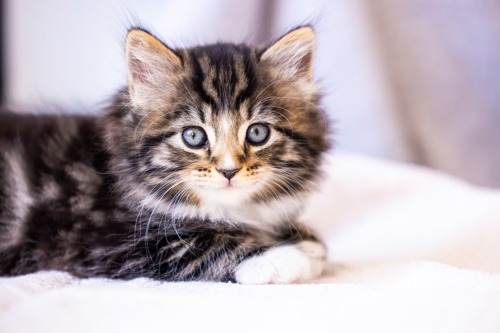
#> input picture photos/cat1.jpg, 500 x 333 px
$ python masking.py
#> lines starting #> are read from the running program, lines starting #| are printed output that depends on the picture; after the words box and inside, x2 and y2 are one past the last pixel; in counts of white or black regions, pixels touching at a corner belong together
import cv2 as cv
import numpy as np

img = cv.imread('photos/cat1.jpg')
#> img is the input picture: shape (333, 500, 3); mean B, G, R 177.9, 172.5, 183.2
cv.imshow('Cats', img)

blank = np.zeros(img.shape[:2], dtype='uint8')
cv.imshow('Blank', blank)

mask = cv.circle(blank.copy(), (img.shape[1]//2, img.shape[0]//2), 150, 255, -1) # The mask is created by drawing a filled circle on a blank image. The center of the circle is set to the center of the original image (img.shape[1]//2, img.shape[0]//2), and the radius is set to 150 pixels. The color of the circle is set to 255 (white) and the thickness is set to -1, which means that the circle will be filled. This mask will be used to isolate the area of interest in the original image.
cv.imshow('Mask', mask)
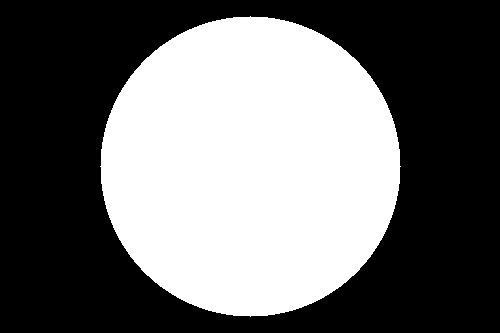
#> window 'Mask': shape (333, 500); 42.5% white; 1 white region, box (x1, y1, x2, y2) and area: (100, 16, 401, 317) 70681

masked = cv.bitwise_and(img, img, mask=mask) # The bitwise AND operation is applied to the original image (img) using itself as both input images and the created mask. This operation will keep the pixel values of the original image where the mask is white (255) and set the pixel values to black (0) where the mask is black (0). As a result, the output image (masked) will show only the area of the original image that corresponds to the white area of the mask, effectively isolating that part of the image.
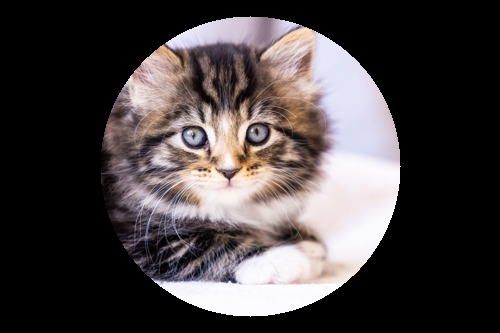
#> masked: shape (333, 500, 3); mean B, G, R 66.9, 66.3, 72.2
cv.imshow('Masked', masked)

cv.waitKey(0)

$ run again, with photos/cat2.jpg copied over photos/cat1.jpg
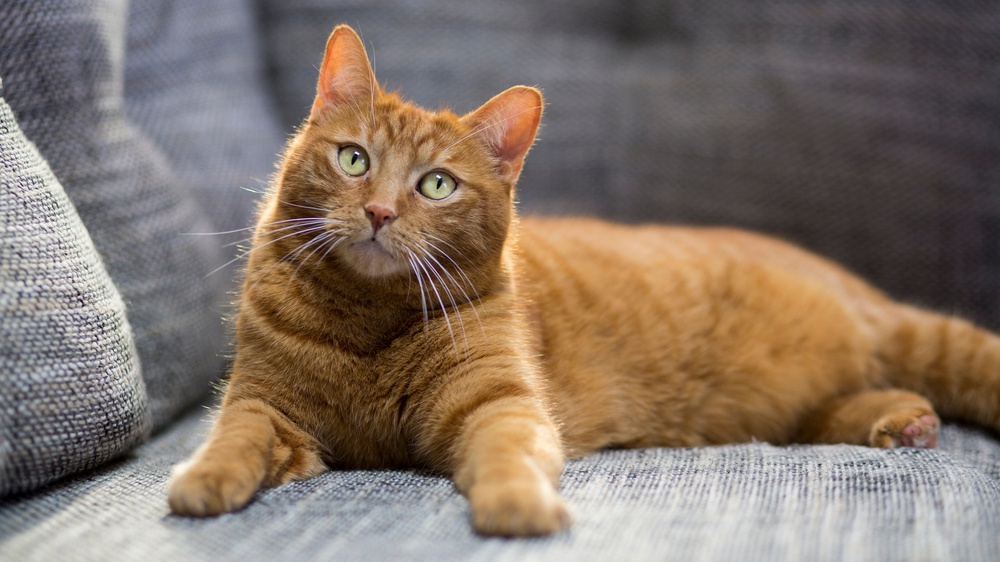
#> input picture photos/cat2.jpg, 1000 x 562 px, shrunk from 2121 x 1193 before the run
#> img is the input picture: shape (562, 1000, 3); mean B, G, R 103.8, 116.1, 131.8
#> `cv.imshow('Mask', mask)`:
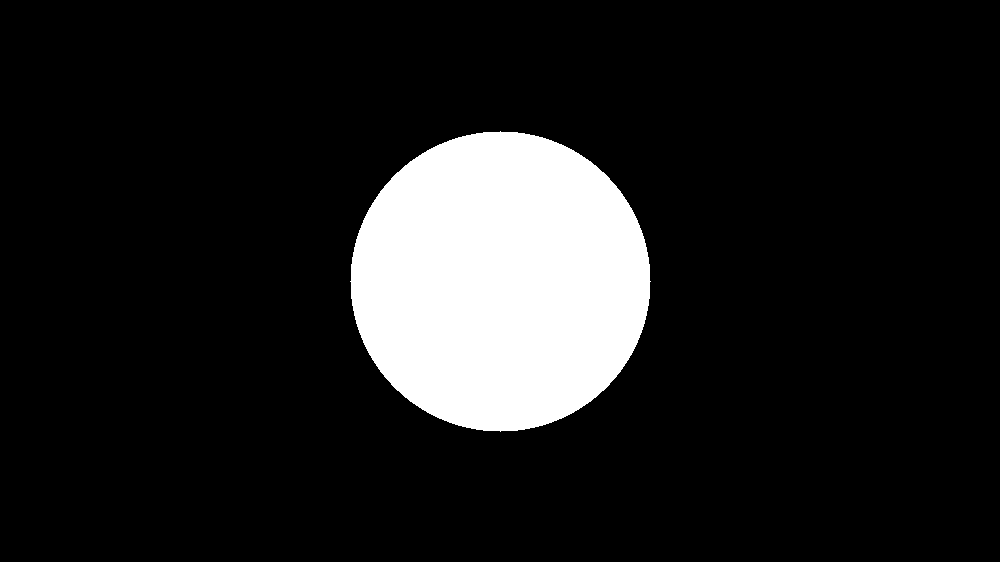
#> window 'Mask': shape (562, 1000); 12.6% white; 1 white region, box (x1, y1, x2, y2) and area: (350, 131, 651, 432) 70681
#> `masked = cv.bitwise_and(img, img, mask=mask)`:
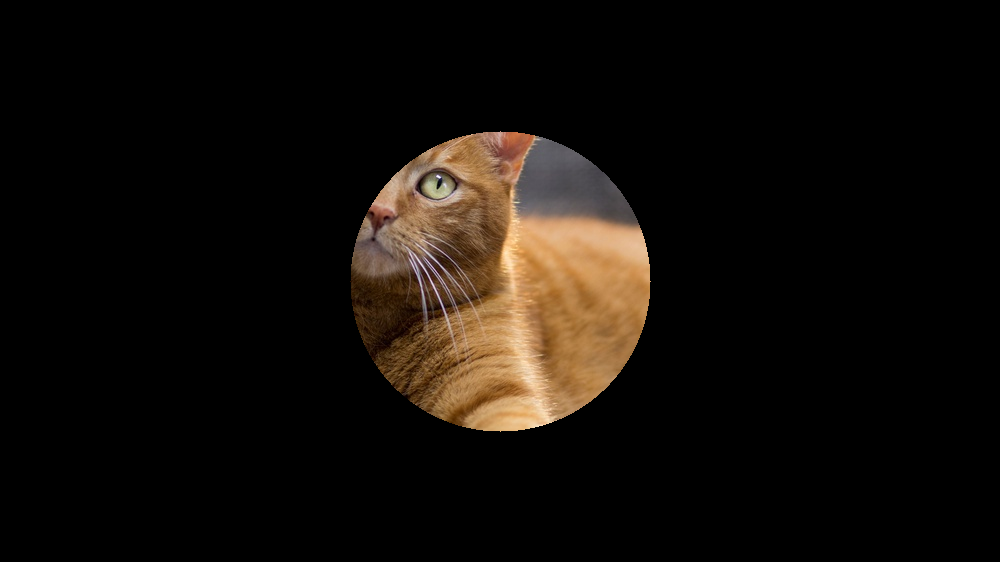
#> masked: shape (562, 1000, 3); mean B, G, R 9.4, 14, 18.8

$ run again, with photos/arg1.jpg copied over photos/cat1.jpg
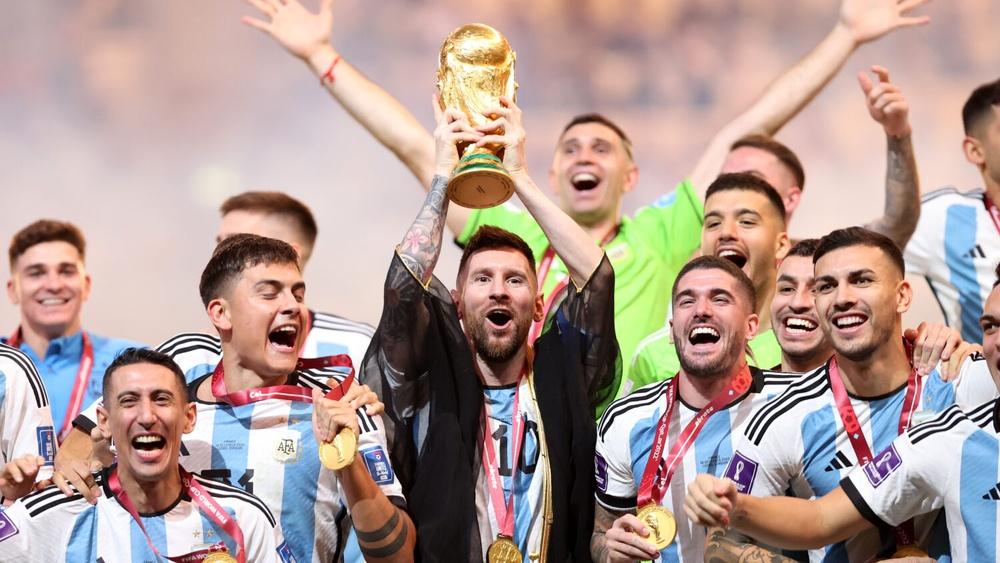
#> input picture photos/arg1.jpg, 1000 x 563 px, shrunk from 1500 x 844 before the run
#> img is the input picture: shape (563, 1000, 3); mean B, G, R 148, 154.8, 177.3
#> `cv.imshow('Mask', mask)`:
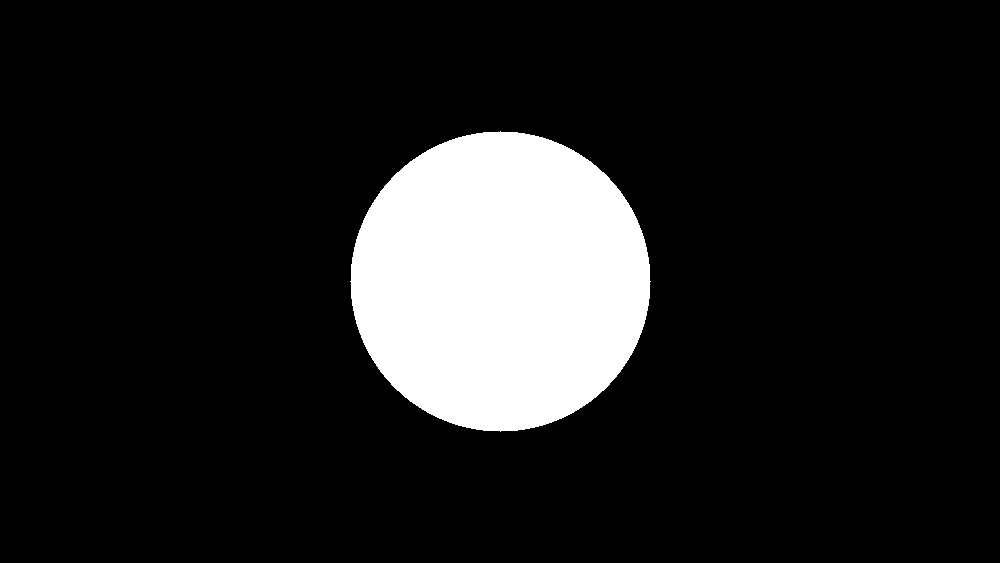
#> window 'Mask': shape (563, 1000); 12.6% white; 1 white region, box (x1, y1, x2, y2) and area: (350, 131, 651, 432) 70681
#> `masked = cv.bitwise_and(img, img, mask=mask)`:
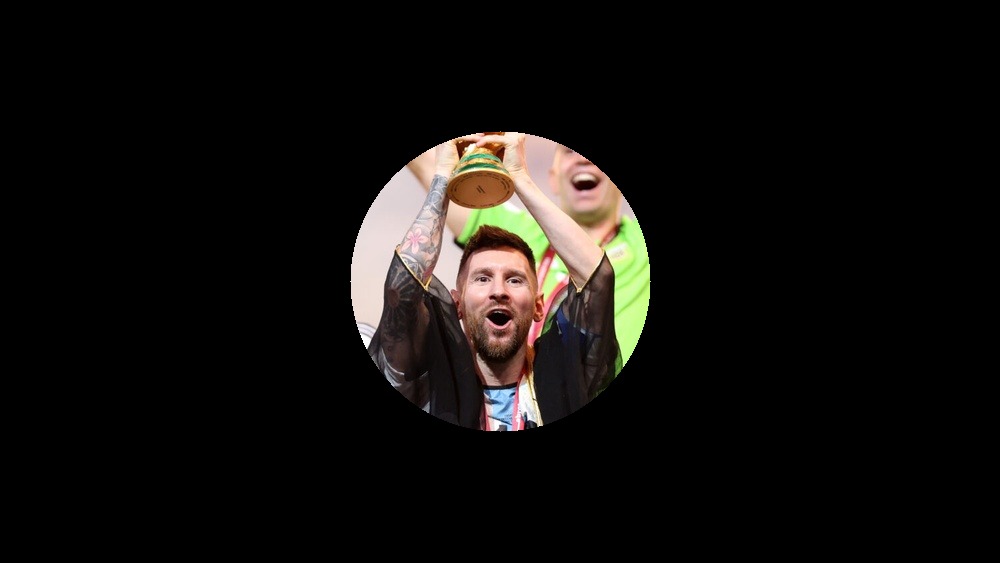
#> masked: shape (563, 1000, 3); mean B, G, R 13.5, 15.8, 18

$ run again, with photos/messi1.jpg copied over photos/cat1.jpg
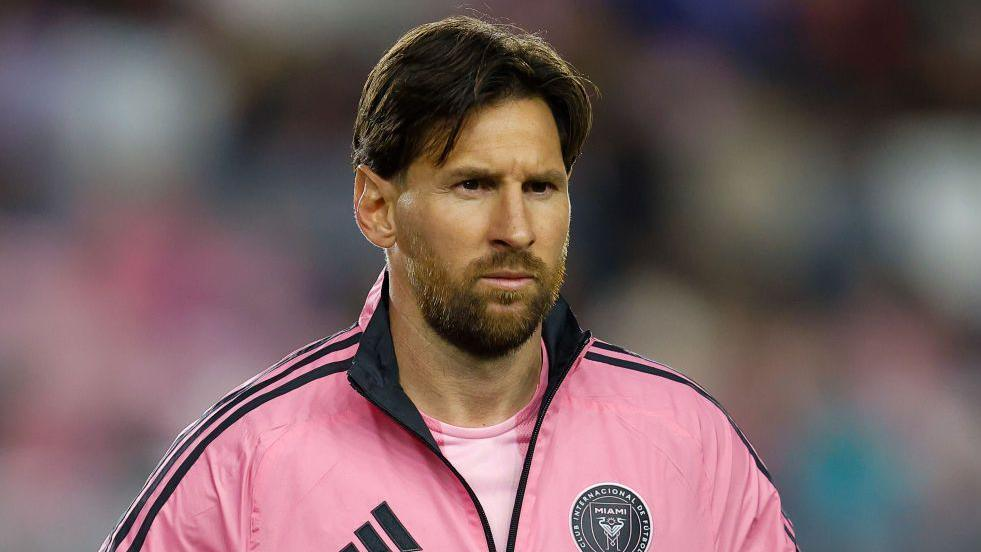
#> input picture photos/messi1.jpg, 981 x 552 px
#> img is the input picture: shape (552, 981, 3); mean B, G, R 97.3, 95.4, 117.8
#> `cv.imshow('Mask', mask)`:
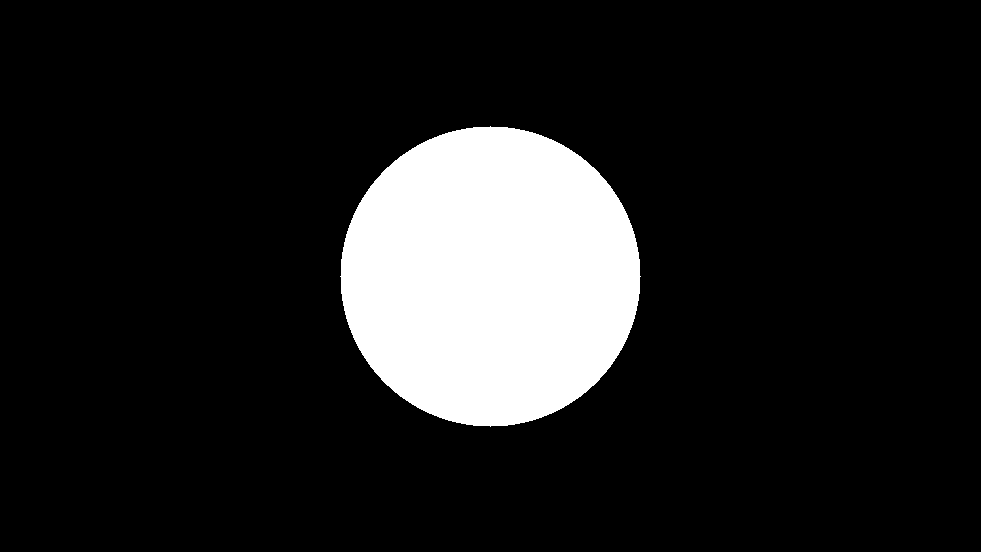
#> window 'Mask': shape (552, 981); 13.1% white; 1 white region, box (x1, y1, x2, y2) and area: (340, 126, 641, 427) 70681
#> `masked = cv.bitwise_and(img, img, mask=mask)`:
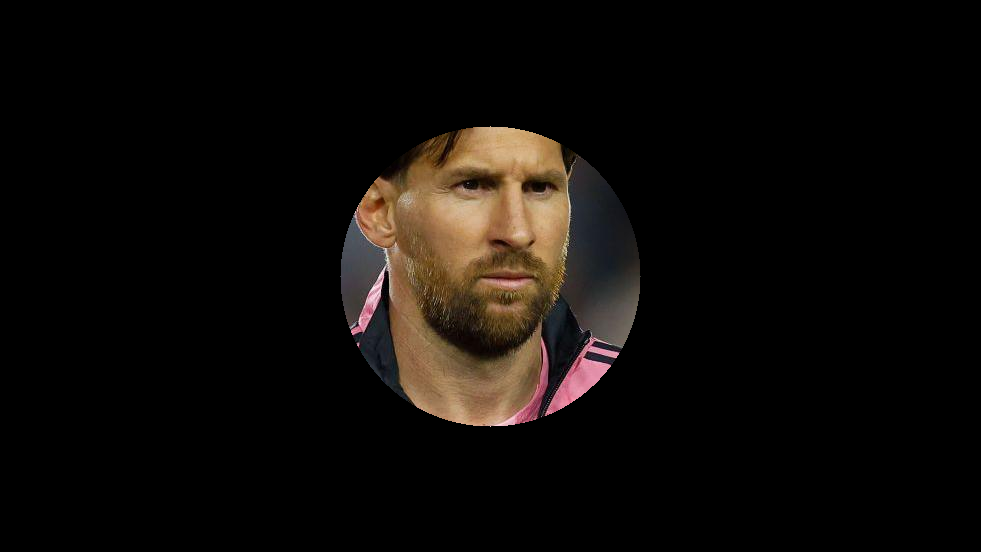
#> masked: shape (552, 981, 3); mean B, G, R 8.5, 11.3, 14.8
